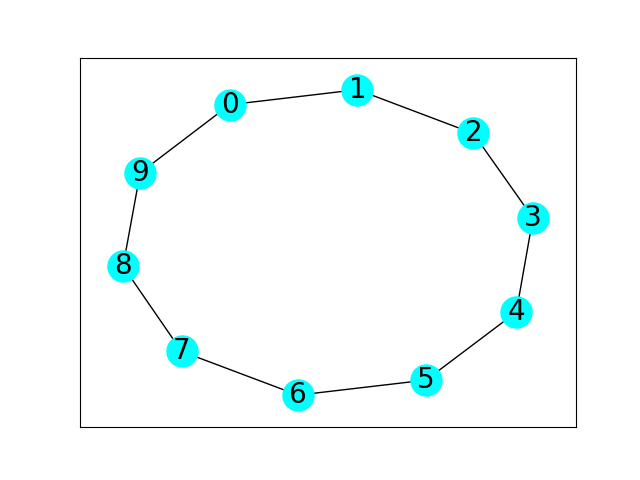

This chart was generated by the following Python code:
""" p8_6.py """

import matplotlib.pyplot as plt
import networkx as nx

g = nx.cycle_graph(10)

mpos = nx.spring_layout(g)
nx.draw_networkx(g, pos=mpos, \
                 node_color='Cyan', \
                     node_size=500, \
                         font_size=20)
# plt.show()
plt.savefig("p8_6.png")
